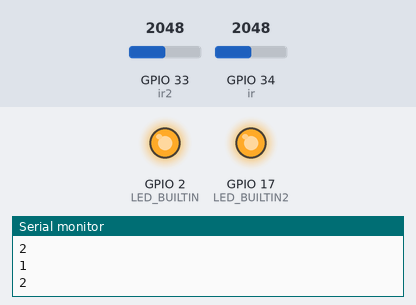
The sketch below on a simulated ESP32. On the bench: output pins drawn as LEDs (lit = HIGH), the last lines printed to the serial monitor. The test bench sets the inputs (shaded band); at power-on: GPIO 33 (ir2) = 2048, GPIO 34 (ir) = 2048.

Above: at 1.2 s.
1.3 s: GPIO 33 (ir2) set to 848
2.8 s: GPIO 33 (ir2) set to 763
At 3.6 s:
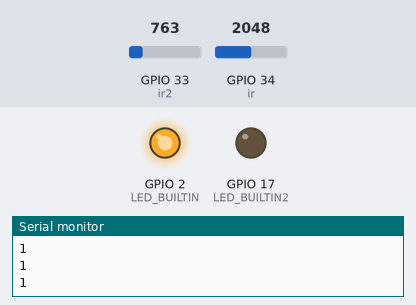
4.3 s: GPIO 34 (ir) set to 836
5.8 s: GPIO 34 (ir) set to 756
At 6.1 s:
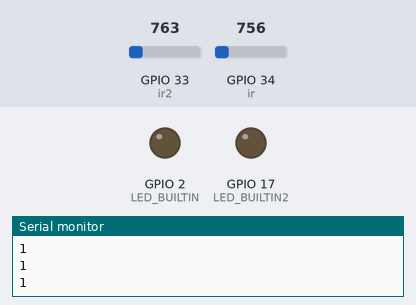
7.3 s: GPIO 33 (ir2) set to 1228
At 8.6 s:
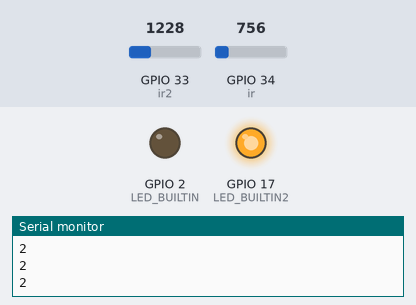
8.9 s: GPIO 33 (ir2) set to 491
At 9.8 s:
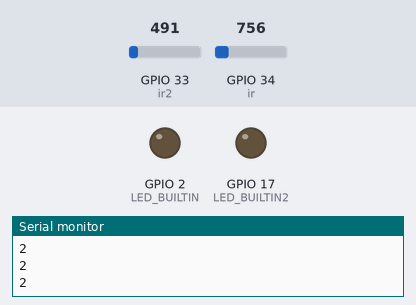
Timing chart, 0 to 11.5 s (numbered marks = the images above; inputs shaded):
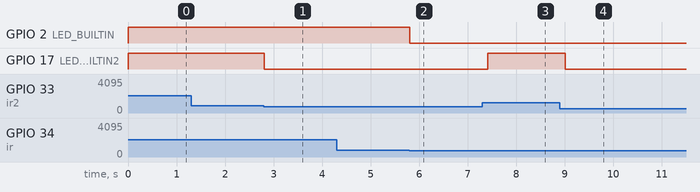

The sketch:

SHARP.ino
```cpp
#define ir 34
#define ir2 33
#define LED_BUILTIN 2
#define LED_BUILTIN2 17
#define umbral 50

void setup() {
  pinMode(LED_BUILTIN, OUTPUT);
  pinMode(LED_BUILTIN2, OUTPUT);
  Serial.begin(9600);
}

void loop() {
  float voltage = analogRead(ir) * (3.3 / 4095.0); // Lee el voltaje del primer sensor IR
  float distance = 29.988 * pow(voltage, -1.173); // Calcula la distancia usando la ecuación

  float voltage2 = analogRead(ir2) * (3.3 / 4095.0); // Lee el voltaje del segundo sensor IR
  float distance2 = 29.988 * pow(voltage2, -1.173); // Calcula la distancia usando la ecuación

  // Verificar si la distancia medida por el primer sensor es finita y menor o igual a 300
  if (isfinite(distance) && distance <= 300) {
    if (distance < umbral) {
      digitalWrite(LED_BUILTIN, HIGH); // Enciende el primer LED si la distancia es menor que el umbral
      Serial.println("1");
    } else {
      digitalWrite(LED_BUILTIN, LOW);
    }
  }

  // Verificar si la distancia medida por el segundo sensor es finita y menor o igual a 300
  if (isfinite(distance2) && distance2 <= 300) {
    if (distance2 < umbral) {
      digitalWrite(LED_BUILTIN2, HIGH); // Enciende el segundo LED si la distancia es menor que el umbral
      Serial.println("2");
    } else {
      digitalWrite(LED_BUILTIN2, LOW);
    }
  }

  delay(200); // Espera un poco antes de la siguiente lectura
}
```

Measured:
- the behaviour switches between 803 and 802 on GPIO 33 (ir2) (found by bisection; images 0 and 1)
- the behaviour switches between 803 and 802 on GPIO 34 (ir) (found by bisection; images 1 and 2)
- after the input at 2.8 s, GPIO 17 (LED_BUILTIN2): HIGH → LOW at once
- after the input at 5.8 s, GPIO 2 (LED_BUILTIN): HIGH → LOW at once
- after the input at 7.3 s, GPIO 17 (LED_BUILTIN2): LOW → HIGH after 0.11 s
- after the input at 8.9 s, GPIO 17 (LED_BUILTIN2): HIGH → LOW after 0.11 s
